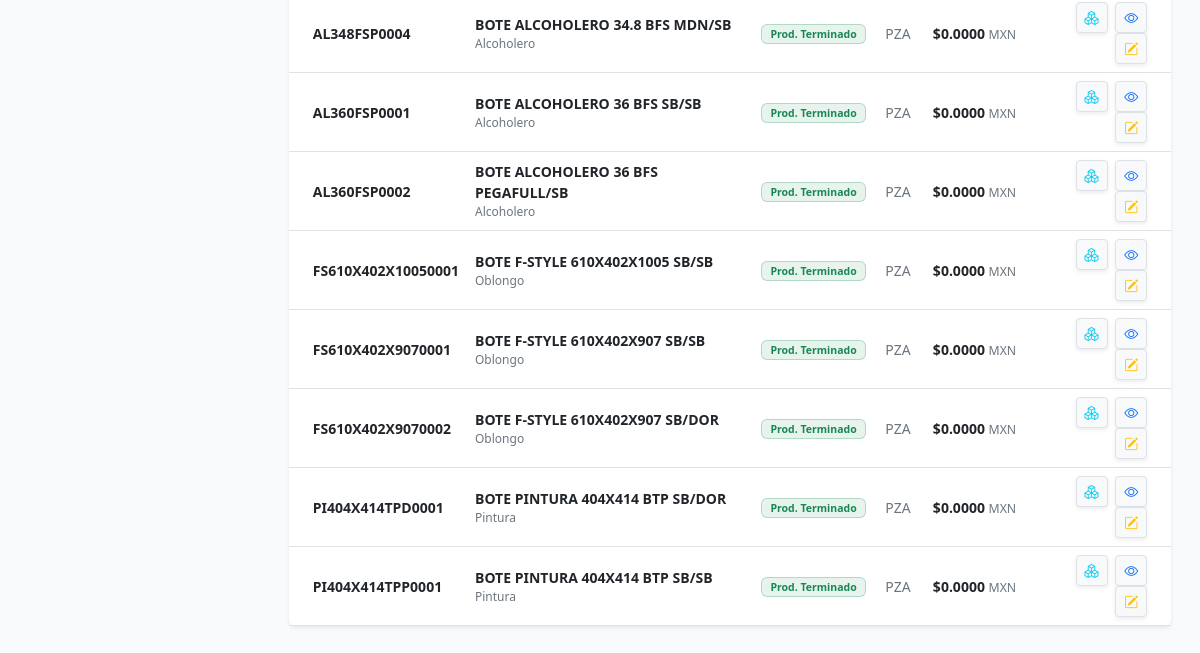
Before: /inventario/catalogo/ (signed in, lower part) with the older database file.
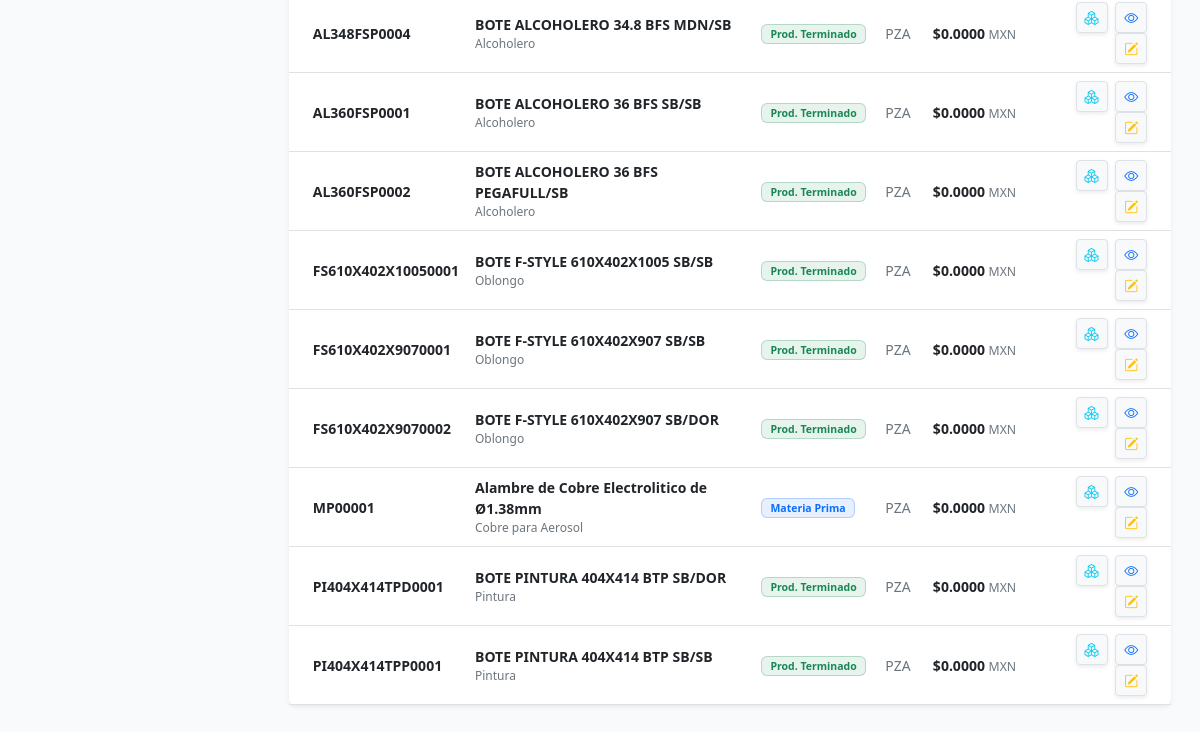
After: the same page with the newer database file.
### inventario/models.py (models this page shows, shortened)
class Producto(models.Model):
    MATERIA_PRIMA = 'MP'
    COMPONENTE = 'CP'
    PRODUCTO_TERMINADO = 'PT'
    TIPO_PRODUCTO_CHOICES = [
        (MATERIA_PRIMA, 'Materia Prima (Químicos/Hojalata)'),
        (COMPONENTE, 'Componente (Válvulas/Tapas)'),
        (PRODUCTO_TERMINADO, 'Producto Terminado (Botes/Aerosol)'),
    ]
    nombre = models.CharField(max_length=255)
    sku = models.CharField(max_length=50, unique=True, help_text="Ej: AE-001 (Aerosol) o MP-BAR-EPO (Barniz)")
    descripcion = models.TextField(blank=True, null=True)
    tipo = models.CharField(max_length=2, choices=TIPO_PRODUCTO_CHOICES, default=PRODUCTO_TERMINADO)
    unidad_medida = models.ForeignKey(UnidadMedida, on_delete=models.PROTECT, help_text="Ej: Pza, Kg")
    moneda_base_costo = models.ForeignKey(
        Moneda, on_delete=models.PROTECT, related_name='productos_costo', help_text="Moneda en la que se rastrea el costo promedio"
    )
    moneda_base_venta = models.ForeignKey(
        Moneda, on_delete=models.PROTECT, related_name='productos_venta', help_text="Moneda de referencia para precios de venta"
    )
    costo_promedio_mxn = models.DecimalField(
        max_digits=18, decimal_places=6, default=Decimal('0.000000'), help_text="Costo promedio unitario en MXN para contabilidad"
    )
    class Meta:
        verbose_name = "Producto"
        verbose_name_plural = "Catálogo de Productos"

class UnidadMedida(models.Model):
    codigo = models.CharField(max_length=10, unique=True)
    nombre = models.CharField(max_length=50)
    class Meta:
        verbose_name = "Unidad de Medida"
        verbose_name_plural = "Unidades de Medida"

### inventario/views.py (the view)
# urls.py: path('catalogo/', views.catalogo_view, name='catalogo'),
@login_required
def catalogo_view(request):
    productos = Producto.objects.all().order_by('sku')
    query = request.GET.get('q', '').strip()
    tipo_filtro = request.GET.get('tipo', '').strip()
    if query:
        productos = productos.filter(
            Q(sku__icontains=query) | Q(nombre__icontains=query)
        )
    if tipo_filtro:
        productos = productos.filter(tipo=tipo_filtro)
    if request.headers.get('HX-Request'):
        return render(request, 'inventario/partials/_tabla_productos.html', {'productos': productos})
    return render(request, 'inventario/catalogo.html', {
        'productos': productos,
        'query': query,
        'tipo_filtro': tipo_filtro
    })

### inventario/templates/inventario/catalogo.html (shortened to what this page needs)
{% extends 'general/base.html' %}
{% load static %}
{% block content %}
<div id="tabla-productos-container">
    {% include 'inventario/partials/_tabla_productos.html' %}
</div>
{% endblock %}

### inventario/templates/inventario/partials/_tabla_productos.html (shortened to what this page needs)
<div class="card border-0 shadow-sm">
    <div class="card-body p-0">
        <div class="table-responsive">
            <table class="table table-hover align-middle mb-0">
                <tbody class="text-secondary small">
                    {% for producto in productos %}
                    <tr>
                        <td class="ps-4 fw-bold text-dark">{{ producto.sku }}</td>
                        <td>
                            <div class="d-flex flex-column">
                                <span class="fw-semibold text-dark">{{ producto.nombre }}</span>
                                <span class="text-muted" style="font-size: 0.75rem;">{{ producto.descripcion|truncatechars:45|default:"Sin descripción" }}</span>
                            </div>
                        </td>
                        <td>
                            {% if producto.tipo == 'MP' %}
                                <span class="badge bg-primary bg-opacity-10 text-primary border border-primary border-opacity-25 px-2 py-1">Materia Prima</span>
                            {% elif producto.tipo == 'CP' %}
                                <span class="badge bg-secondary bg-opacity-10 text-secondary border border-secondary border-opacity-25 px-2 py-1">Componente</span>
                            {% else %}
                                <span class="badge bg-success bg-opacity-10 text-success border border-success border-opacity-25 px-2 py-1">Prod. Terminado</span>
                            {% endif %}
                        </td>
                        <td>{{ producto.unidad_medida.codigo }}</td>
                        <td>
                            <span class="fw-semibold text-dark">${{ producto.costo_promedio_mxn|floatformat:4 }}</span>
                            <small class="text-muted">MXN</small>
                        </td>
                        <td class="text-end pe-4">
                            <button class="btn btn-sm btn-light text-info border shadow-sm"
                                    hx-get="{% url 'inventario:producto_stock' producto.id %}"
                                    hx-target="#modal-stock-container"
                                    title="Ver Existencias por Almacén">
                                <i class="bi bi-boxes"></i>
                            </button>
                            <button class="btn btn-sm btn-light text-primary border shadow-sm ms-1"
                                    hx-get="{% url 'inventario:producto_detalle' producto.id %}"
                                    hx-target="#offcanvas-content"
                                    data-bs-toggle="offcanvas"
                                    data-bs-target="#offcanvasProducto"
                                    title="Ver Detalles">
                                <i class="bi bi-eye"></i>
                            </button>
                            {% if perms.inventario.change_producto %}
                            <button class="btn btn-sm btn-light text-warning border shadow-sm ms-1"
                                    hx-get="{% url 'inventario:producto_editar' producto.id %}"
                                    hx-target="#offcanvas-content"
                                    data-bs-toggle="offcanvas"
                                    data-bs-target="#offcanvasProducto"
                                    title="Editar Producto">
                                <i class="bi bi-pencil-square"></i>
                            </button>
                            {% endif %}
                        </td>
                    </tr>
                    {% endfor %}
                </tbody>
            </table>
        </div>
    </div>
</div>

Changed rows visible on the page:
added Producto: sku "MP00001", nombre "Alambre de Cobre Electrolitico de Ø1.38mm", descripcion "Cobre para Aerosol", tipo "Materia Prima", unidad_medida.codigo "PZA", costo_promedio_mxn "0.0000"
